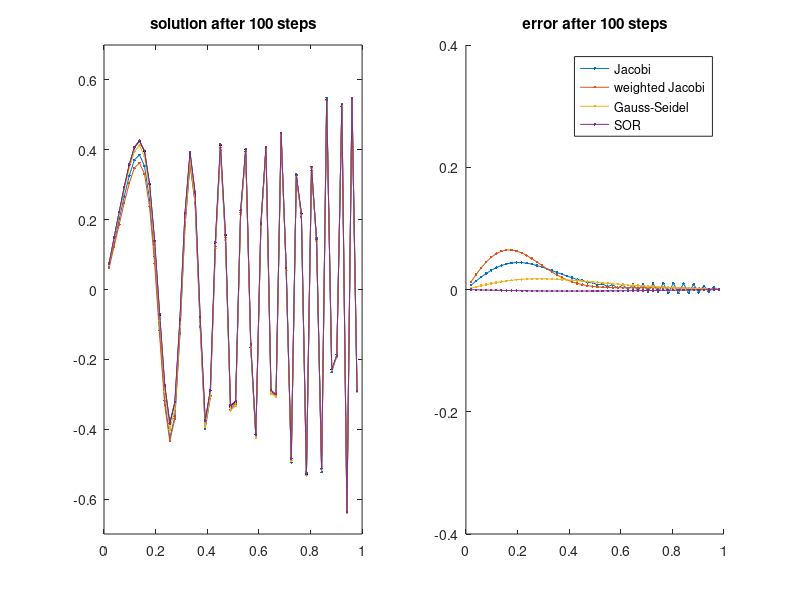

This chart was generated by the following MATLAB code:
%MIT18086_SMOOTHING
%    Sets up a 1d Poisson problem with an oscillatory right hand
%    side and applies various iterative solvers to it.
%    Observe the decay rate of various error frequencies:
%    Jacobi smooths medium frequencies best, but fails for
%    grid-scale oscillations. Weighted-Jacobi remedies this
%    problem at the expense of a slower decay rate for small
%    frequencies. Gauss-Seidel performs well as a smoother.
%    SOR smooths best, but it is also more expensive in practice.
%    Observe how the error gets smoothed very quickly, but the
%    actual convergence to the correct solution is very slow.

% 04/2008 by Benjamin Seibold
% Feel free to modify for teaching and learning.
%------------------------------------------------------------------
b = 11;                           % number of oscillations
n = 50;                           % number of grid points
%------------------------------------------------------------------
% set up 1d Poisson problem with oscillatory right hand side
h = 1/(n+1);
x = (h:h:(1-h))';
sx = 2*pi*b*x.^2;
f = 1e2*sx.*sin(sx);
A = spdiags(ones(n,1)*[-1 2 -1],-1:1,n,n);
b = f*h^2;
uc = A\b;
I = speye(n);
D = diag(diag(A));
L = tril(A)-D;
%------------------------------------------------------------------
% different preconditioners
name = {'Jacobi','weighted Jacobi','Gauss-Seidel','SOR'};
P = {D,3/2*D,D+L,D+1.8*L};
%------------------------------------------------------------------
np = length(P);
for k = 1:np
    M{k} = I-P{k}\A;
    c{k} = P{k}\b;
    u{k} = zeros(n,1);
end
for i = 1:100
    clf
    for k = 1:np, u{k} = M{k}*u{k}+c{k}; end
    subplot(1,2,1)
    plot(x,uc,'k.-')
    hold all, for k = 1:np, plot(x,u{k},'.-'), end, hold off
    title(sprintf('solution after %d steps',i))
    ylim([-0.7 0.7]), xlim([0 1])
    subplot(1,2,2)
    hold all, for k = 1:np, plot(x,uc-u{k},'.-'), end, hold off
    legend(name)
    title(sprintf('error after %d steps',i))
    ylim([-0.4 0.4]), xlim([0 1])
    drawnow
    pause(0.5)
end